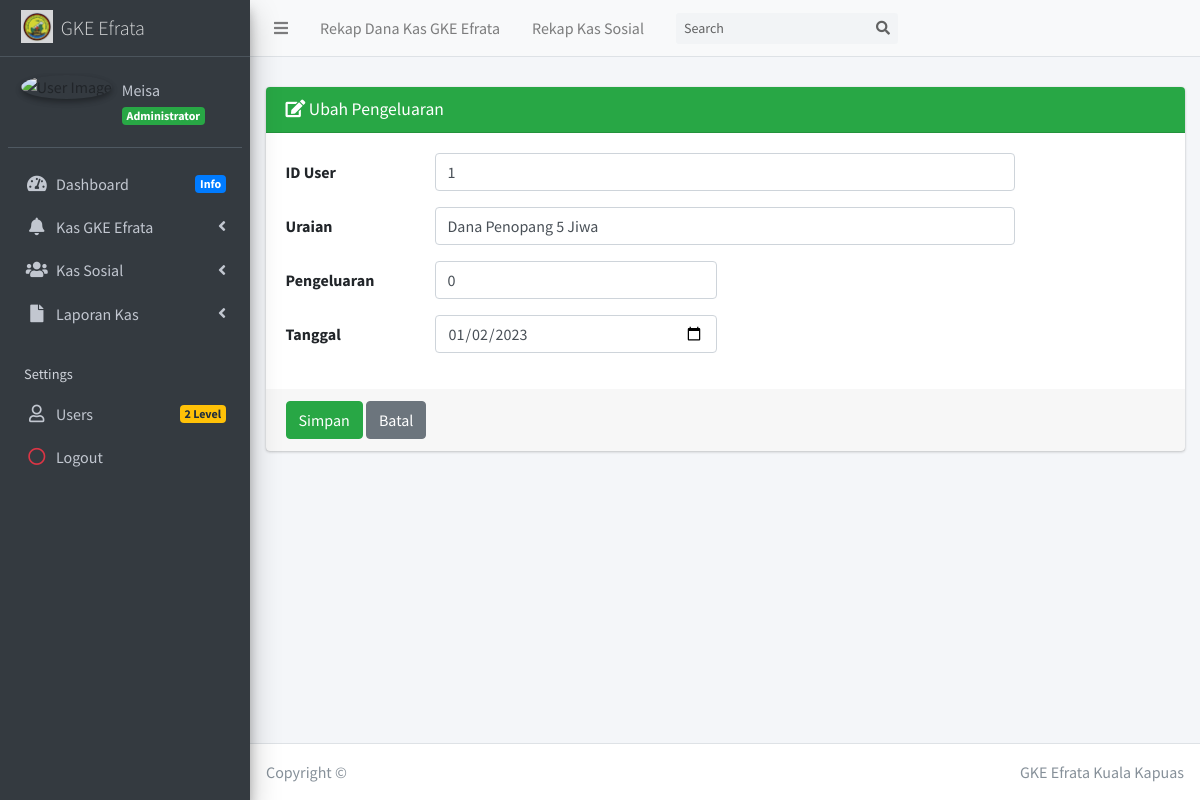
Screenshot of /?page=o_edit_ks&kode=0 (signed in) with the database file from the repository.
### tables this page shows
CREATE TABLE `dana_sosial` (
  `id_user` int(20) NOT NULL,
  `id_ds` int(11) NOT NULL,
  `tgl_ds` date NOT NULL,
  `uraian_ds` varchar(200) NOT NULL,
  `masuk` int(11) NOT NULL,
  `keluar` int(11) NOT NULL,
  `jenis` enum('Masuk','Keluar') NOT NULL,
  `waktu` timestamp NOT NULL DEFAULT current_timestamp() ON UPDATE current_timestamp()
);

### bendahara/sosial/out/edit_kas.php (the view, shortened to what this page needs)
<?php
    if(isset($_GET['kode'])){
        $sql_cek = "SELECT * FROM dana_sosial WHERE id_ds='".$_GET['kode']."'";
        $query_cek = mysqli_query($koneksi, $sql_cek);
        $data_cek = mysqli_fetch_array($query_cek,MYSQLI_BOTH);
    }
?>
<div class="card card-success">
  <div class="card-header">
    <h3 class="card-title"><i class="fa fa-edit"></i> Ubah Pengeluaran</h3>
  </div>
  <form action="" method="post" enctype="multipart/form-data">
    <div class="card-body">
    <div class="form-group row">
        <label class="col-sm-2 col-form-label">ID User</label>
        <div class="col-sm-8">
          <input type="text" class="form-control" id="id_user" name="id_user" value="<?php echo $data_cek['id_user']; ?>"/>
        </div>
      </div>
      <div class="form-group row">
        <label class="col-sm-2 col-form-label">Uraian</label>
        <div class="col-sm-8">
          <input type="text" class="form-control" id="uraian_ds" name="uraian_ds" value="<?php echo $data_cek['uraian_ds']; ?>"/>
        </div>
      </div>
      <div class="form-group row">
        <label class="col-sm-2 col-form-label">Pengeluaran</label>
        <div class="col-sm-4">
          <input type="text" class="form-control" id="keluar" name="keluar" value="<?php echo $data_cek['keluar']; ?>"/>
        </div>
      </div>
      <div class="form-group row">
        <label class="col-sm-2 col-form-label">Tanggal</label>
        <div class="col-sm-4">
          <input type="date" class="form-control" id="tgl_ds" name="tgl_ds" value="<?php echo $data_cek['tgl_ds']; ?>"/>
        </div>
      </div>
    </div>
    <div class="card-footer">
      <input type="submit" name="Ubah" value="Simpan" class="btn btn-success" >
      <a href="?page=o_data_ks" title="Kembali" class="btn btn-secondary">Batal</a>
    </div>
  </form>
</div>

### rows the page displays
dana_sosial: id_user "1", uraian_ds "Dana Penopang 5 Jiwa", keluar "0", tgl_ds "01/02/2023"

### other values shown
$data_nama "Meisa"
$data_level "Administrator"
